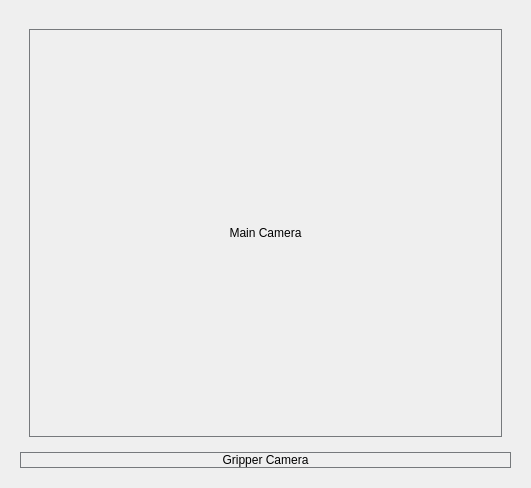
     <widget class="QFrame" name="main_left_frame">
      <property name="maximumSize">
       <size>
        <width>900</width>
        <height>16777215</height>
       </size>
      </property>
      <property name="styleSheet">
       <string notr="true">border: none;</string>
      </property>
      <property name="frameShape">
       <enum>QFrame::StyledPanel</enum>
      </property>
      <property name="frameShadow">
       <enum>QFrame::Raised</enum>
      </property>
      <layout class="QVBoxLayout" name="verticalLayout">
       <item>
        <widget class="QFrame" name="frame_5">
         <property name="enabled">
          <bool>true</bool>
         </property>
         <property name="sizePolicy">
          <sizepolicy hsizetype="Preferred" vsizetype="Minimum">
           <horstretch>0</horstretch>
           <verstretch>0</verstretch>
          </sizepolicy>
         </property>
         <property name="styleSheet">
          <string notr="true"/>
         </property>
         <property name="frameShape">
          <enum>QFrame::StyledPanel</enum>
         </property>
         <property name="frameShadow">
          <enum>QFrame::Raised</enum>
         </property>
         <layout class="QVBoxLayout" name="verticalLayout_3">
          <item>
           <widget class="QFrame" name="frame_1">
            <property name="minimumSize">
             <size>
              <width>491</width>
              <height>0</height>
             </size>
            </property>
            <property name="styleSheet">
             <string notr="true">border: none;</string>
            </property>
            <property name="frameShape">
             <enum>QFrame::StyledPanel</enum>
            </property>
            <property name="frameShadow">
             <enum>QFrame::Raised</enum>
            </property>
            <layout class="QHBoxLayout" name="horizontalLayout_2">
             <item>
              <widget class="QLabel" name="Maincamera">
               <property name="enabled">
                <bool>true</bool>
               </property>
               <property name="minimumSize">
                <size>
                 <width>469</width>
                 <height>408</height>
                </size>
               </property>
               <property name="whatsThis">
                <string/>
               </property>
               <property name="styleSheet">
                <string notr="true">border: 1px solid #76797C;</string>
               </property>
               <property name="text">
                <string>Main Camera</string>
               </property>
               <property name="alignment">
                <set>Qt::AlignCenter</set>
               </property>
              </widget>
             </item>
            </layout>
           </widget>
          </item>
          <item>
           <widget class="QLabel" name="GripperCamera">
            <property name="styleSheet">
             <string notr="true">border: 1px solid #76797C;</string>
            </property>
            <property name="text">
             <string>Gripper Camera</string>
            </property>
            <property name="alignment">
             <set>Qt::AlignCenter</set>
            </property>
           </widget>
          </item>
         </layout>
        </widget>
       </item>
      </layout>
     </widget>
